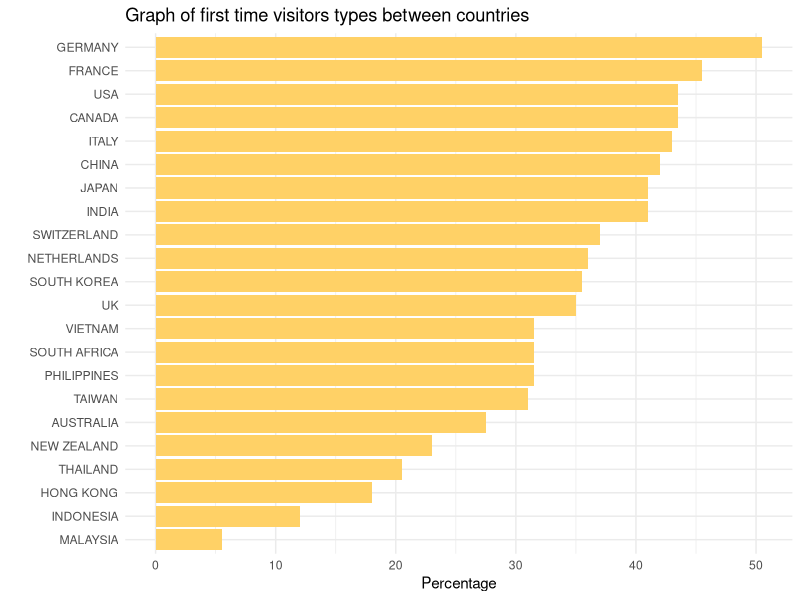
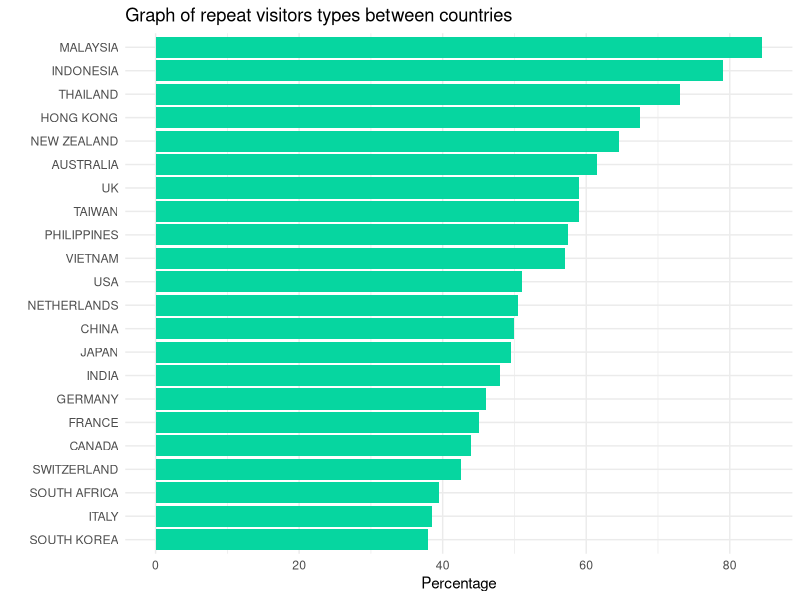
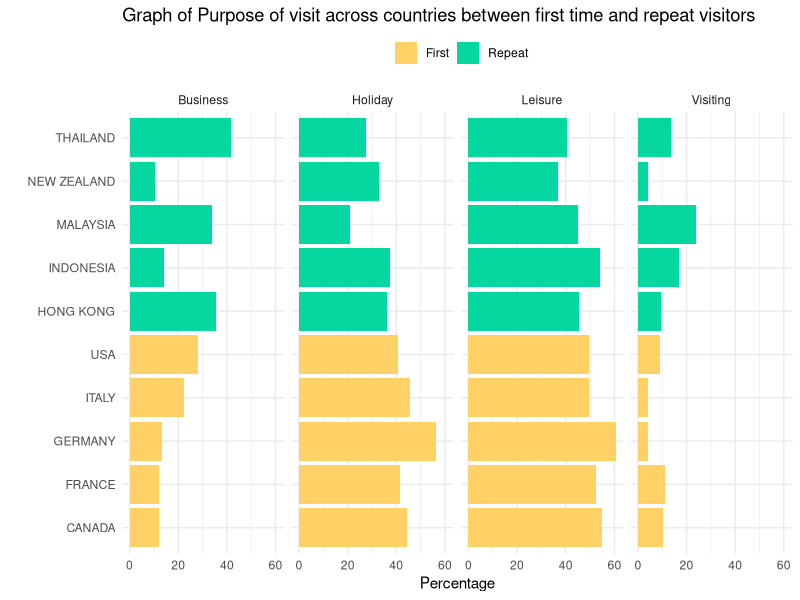

These charts were generated, in order, by the following R code:
## ---- chunk 1
library(dplyr)
library(ggplot2)
library(tidyr)
library(forcats)
library(stringr)

accom = readr::read_csv("data/overseas-visitors-survey-visitors-profile-data-accommodation.csv") %>% as.data.frame
freq = readr::read_csv("data/overseas-visitors-survey-visitors-profile-data-frequency-of-visit.csv") %>% as.data.frame
purp = readr::read_csv("data/overseas-visitors-survey-visitors-profile-data-purpose-of-visit.csv") %>% as.data.frame
comp = readr::read_csv("data/overseas-visitors-survey-visitors-profile-data-travelling-companions.csv") %>% as.data.frame
## ---- chunk 2
comp[c(12,35), "region"] = "SOUTH ASIA"
accom[accom$cor != comp$cor, 3] = comp[accom$cor != comp$cor, 3]
purp[accom$cor != purp$cor, 3] = accom[accom$cor != purp$cor, 3]
## ---- chunk 3
OVS = left_join(accom, freq, by = c("period", "region", "cor"))
OVS = left_join(OVS,   purp, by = c("period", "region", "cor"))
OVS = left_join(OVS,   comp, by = c("period", "region", "cor"))

OVS$region = as.factor(OVS$region)
OVS$cor = as.factor(OVS$cor)
colnames(OVS)[8] = "repeated"
## ---- chunk 4
OVS %>%
  select(period, cor, first, repeated) %>%
  filter(cor != "TOTAL") %>%
  gather(key = "frequency", value = "percentage", -c(period, cor)) %>%
  
  group_by(cor, frequency) %>%
  summarise(mean.percentage = mean(percentage)) %>%
  filter(frequency == "first") %>%
  
  ggplot(aes(y = mean.percentage,
             x = fct_reorder(cor, mean.percentage))) +
  geom_col(fill = "#ffd166") +
  
  labs(title = "Graph of first time visitors types between countries",
       y = "Percentage",
       x = "") +
  theme_minimal() +
  coord_flip() 
## ---- chunk 5
OVS %>%
  
  select(period, cor, first, repeated) %>%
  filter(cor != "TOTAL") %>%
  gather(key = "frequency", value = "percentage", -c(period, cor)) %>%
  
  group_by(cor, frequency) %>%
  summarise(mean.percentage = mean(percentage)) %>%
  filter(frequency == "repeated") %>%
  
  ggplot(aes(y = mean.percentage,
             x = fct_reorder(cor, mean.percentage))) +
  geom_col(fill = "#06d6a0") +
  
  labs(title = "Graph of repeat visitors types between countries",
       y = "Percentage",
       x = "") +
  theme_minimal() +
  coord_flip()
## ---- chunk 6
OVS_subset = OVS %>%
  
  filter(cor == "GERMANY" | 
           cor == "FRANCE" | 
           cor == "USA" | 
           cor == "CANADA" | 
           cor == "ITALY" | 
           cor == "MALAYSIA" | 
           cor == "INDONESIA" | 
           cor == "THAILAND" | 
           cor == "HONG KONG" | 
           cor == "NEW ZEALAND") %>%
  
  select(period, 
         cor, 
         Leisure = leisure, 
         Holiday = holiday, 
         Visiting = vfr, 
         Business = business.x) %>%
  
  gather(key = "purpose", value = "percentage", -c(period, cor)) %>% 
  
  group_by(cor, purpose) %>%
  
  summarise(mean.percentage = mean(percentage)) %>%
  
  mutate(frequency = ifelse(cor == "GERMANY" |
                              cor == "FRANCE" | 
                              cor == "USA" | 
                              cor == "CANADA" | 
                              cor == "ITALY",
                            "First",
                            "Repeat")) %>%
  mutate(frequency = factor(frequency, 
                            levels = c("First", "Repeat")))
  
## ---- chunk 7
OVS_subset %>%
  
  ggplot(aes(y = mean.percentage, 
             x = fct_reorder(cor, as.numeric(frequency)), 
             fill = frequency)) +
  geom_col() +
  
  labs(title = "Graph of Purpose of visit across countries between first time and repeat visitors",
       y = "Percentage",
       x = "",
       fill = "") +
  scale_fill_manual(values = c("#ffd166", "#06d6a0")) +
  coord_flip() +
  theme_minimal() + 
  theme(legend.position="top") +
  facet_grid(cols = vars(purpose))
